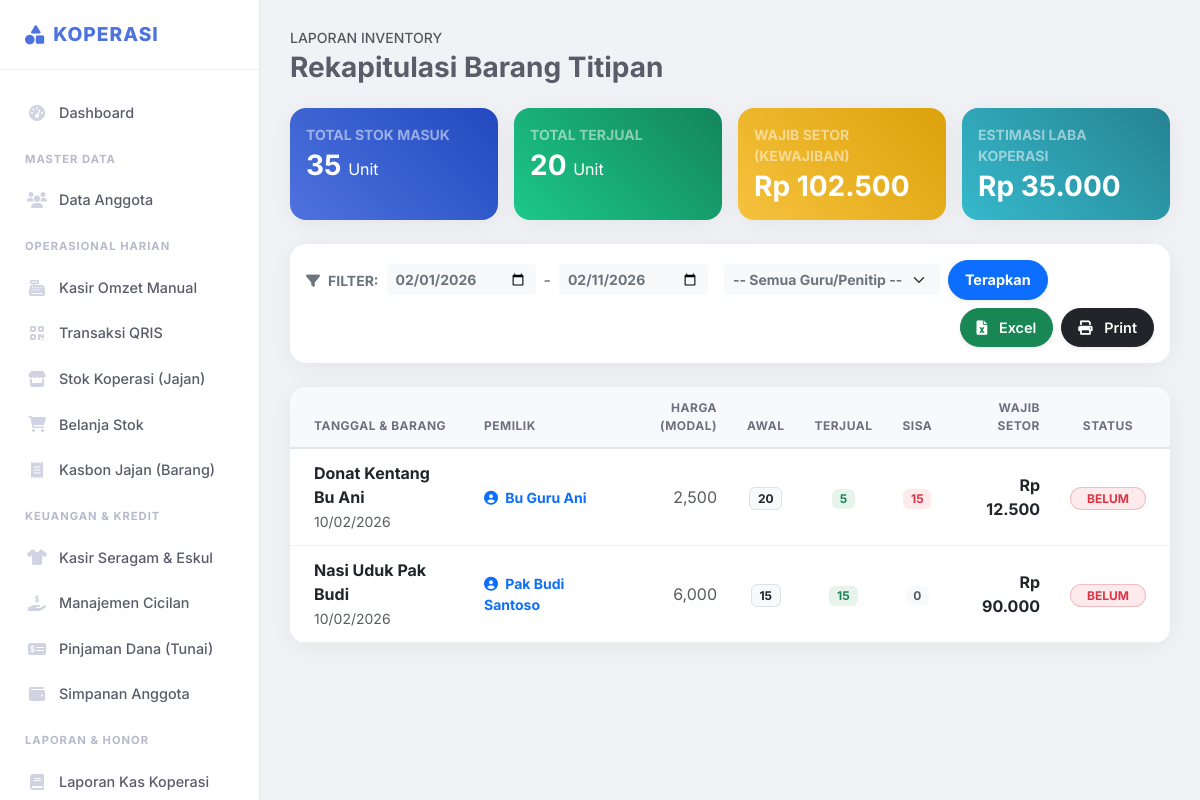
The page /titipan/laporan_titipan (signed in) on the database as committed earlier.
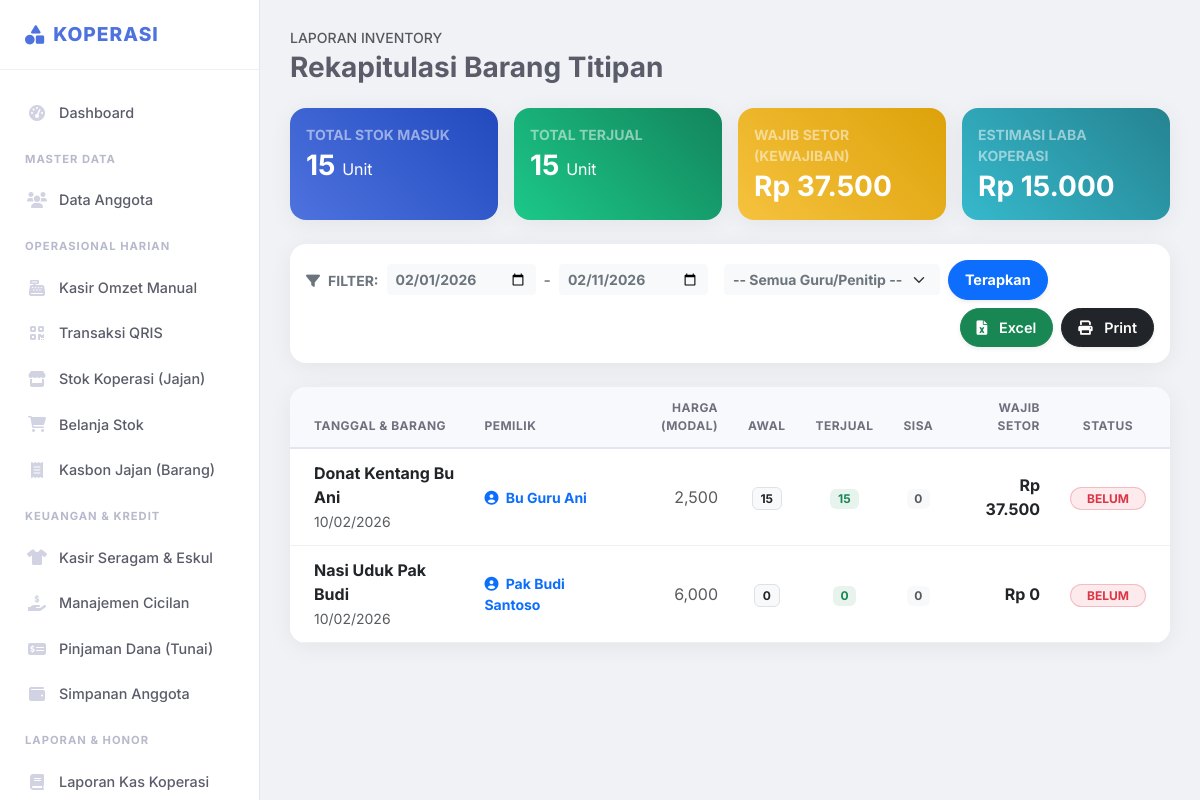
The same page on the database as committed later.
### tables this page shows
CREATE TABLE `titipan` (
  `id` int(11) NOT NULL,
  `anggota_id` int(11) NOT NULL,
  `nama_barang` varchar(100) NOT NULL,
  `tanggal_titip` date NOT NULL,
  `stok_awal` int(11) NOT NULL,
  `stok_terjual` int(11) DEFAULT 0,
  `harga_modal` decimal(15,2) NOT NULL,
  `harga_jual` decimal(15,2) NOT NULL,
  `status_bayar` enum('belum','lunas') DEFAULT 'belum',
  `created_at` timestamp NOT NULL DEFAULT current_timestamp()
);

CREATE TABLE `anggota` (
  `id` int(11) NOT NULL,
  `nama_lengkap` varchar(100) NOT NULL,
  `username` varchar(50) NOT NULL,
  `password` varchar(255) NOT NULL,
  `role` enum('admin','pengurus','staff','guru') NOT NULL DEFAULT 'guru',
  `no_hp` varchar(20) DEFAULT NULL,
  `status_aktif` tinyint(1) DEFAULT 1,
  `created_at` timestamp NOT NULL DEFAULT current_timestamp()
);

### config/functions.php (called while the page is built, shortened)
<?php
function formatRp($angka){
    return "Rp " . number_format($angka, 0, ',', '.');
}
?>

### pages/titipan/laporan_titipan.php (the view, shortened to what the changed rows need)
<?php
$tgl_awal = isset($_GET['tgl_awal']) ? $_GET['tgl_awal'] : date('Y-m-01');
$tgl_akhir = isset($_GET['tgl_akhir']) ? $_GET['tgl_akhir'] : date('Y-m-d');
$guru_id  = isset($_GET['guru_id']) ? $_GET['guru_id'] : '';
$sql = "SELECT t.*, a.nama_lengkap
        FROM titipan t
        JOIN anggota a ON t.anggota_id = a.id
        WHERE (t.tanggal_titip BETWEEN ? AND ?)";
$params = [$tgl_awal, $tgl_akhir];
$sql .= " ORDER BY a.nama_lengkap ASC, t.tanggal_titip DESC";
$stmt = $pdo->prepare($sql);
$stmt->execute($params);
$data_titipan = $stmt->fetchAll();
$total_stok_awal = 0;
$total_terjual = 0;
$total_kewajiban = 0;
$estimasi_laba = 0;
foreach($data_titipan as $d){
    $total_stok_awal += $d['stok_awal'];
    $total_terjual += $d['stok_terjual'];
    $total_kewajiban += ($d['stok_terjual'] * $d['harga_modal']);
    $laba_per_unit = $d['harga_jual'] - $d['harga_modal'];
    $estimasi_laba += ($laba_per_unit * $d['stok_terjual']);
}
?>
<div class="d-flex justify-content-between align-items-center mb-4">
    <div>
        <h6 class="text-muted text-uppercase small ls-1 mb-1">Laporan Inventory</h6>
        <h2 class="h3 fw-bold mb-0 text-gray-800">Rekapitulasi Barang Titipan</h2>
    </div>
</div>
<div class="row g-3 mb-4">
    <div class="col-xl-3 col-md-6">
        <div class="card card-modern bg-gradient-primary text-white h-100">
            <div class="card-body">
                <div class="text-white-50 small text-uppercase fw-bold mb-1">Total Stok Masuk</div>
                <div class="h3 mb-0 fw-bold"><?= number_format($total_stok_awal) ?> <span class="fs-6 fw-normal">Unit</span></div>
            </div>
        </div>
    </div>
    <div class="col-xl-3 col-md-6">
        <div class="card card-modern bg-gradient-success text-white h-100">
            <div class="card-body">
                <div class="text-white-50 small text-uppercase fw-bold mb-1">Total Terjual</div>
                <div class="h3 mb-0 fw-bold"><?= number_format($total_terjual) ?> <span class="fs-6 fw-normal">Unit</span></div>
            </div>
        </div>
    </div>
    <div class="col-xl-3 col-md-6">
        <div class="card card-modern bg-gradient-warning text-white h-100">
            <div class="card-body">
                <div class="text-white-50 small text-uppercase fw-bold mb-1">Wajib Setor (Kewajiban)</div>
                <div class="h3 mb-0 fw-bold"><?= formatRp($total_kewajiban) ?></div>
            </div>
        </div>
    </div>
    <div class="col-xl-3 col-md-6">
        <div class="card card-modern bg-gradient-info text-white h-100">
            <div class="card-body">
                <div class="text-white-50 small text-uppercase fw-bold mb-1">Estimasi Laba Koperasi</div>
                <div class="h3 mb-0 fw-bold"><?= formatRp($estimasi_laba) ?></div>
            </div>
        </div>
    </div>
</div>
<div class="card card-modern mb-4">
    <div class="card-body py-3">
        <form class="row g-2 align-items-center" method="GET">
            <div class="col-auto">
                <span class="fw-bold text-secondary small text-uppercase"><i class="fas fa-filter me-2"></i>Filter:</span>
            </div>
            <div class="col-auto">
                <input type="date" name="tgl_awal" class="form-control form-control-sm border-light bg-light fw-bold text-secondary" value="<?= $tgl_awal ?>">
            </div>
            <div class="col-auto text-muted">-</div>
            <div class="col-auto">
                <input type="date" name="tgl_akhir" class="form-control form-control-sm border-light bg-light fw-bold text-secondary" value="<?= $tgl_akhir ?>">
            </div>
            <div class="col-auto ms-2">
                <select name="guru_id" class="form-select form-select-sm border-light bg-light fw-bold text-secondary" style="min-width: 200px;">
                    <option value="">-- Semua Guru/Penitip --</option>
                </select>
            </div>
            <div class="col-auto">
                <button type="submit" class="btn btn-sm btn-primary rounded-pill px-3 fw-bold shadow-sm">Terapkan</button>
            </div>
            <div class="col-auto ms-auto d-flex gap-2">
                <a href="process/export_laporan_titipan.php?tgl_awal=<?= $tgl_awal ?>&tgl_akhir=<?= $tgl_akhir ?>&guru_id=<?= $guru_id ?>" target="_blank" class="btn btn-sm btn-success rounded-pill px-3 shadow-sm">
                    <i class="fas fa-file-excel me-2"></i> Excel
                </a>
                <a href="pages/titipan/cetak_laporan_titipan.php?tgl_awal=<?= $tgl_awal ?>&tgl_akhir=<?= $tgl_akhir ?>&guru_id=<?= $guru_id ?>" target="_blank" class="btn btn-sm btn-dark rounded-pill px-3 shadow-sm">
                    <i class="fas fa-print me-2"></i> Print
                </a>
            </div>
        </form>
    </div>
</div>
<div class="card card-modern">
    <div class="table-responsive">
        <table class="table table-modern table-hover mb-0">
            <thead>
                <tr>
                    <th class="ps-4">Tanggal & Barang</th>
                    <th>Pemilik</th>
                    <th class="text-end">Harga (Modal)</th>
                    <th class="text-center">Awal</th>
                    <th class="text-center">Terjual</th>
                    <th class="text-center">Sisa</th>
                    <th class="text-end">Wajib Setor</th>
                    <th class="text-center pe-4">Status</th>
                </tr>
            </thead>
            <tbody>
                <?php endif;
                foreach($data_titipan as $row):
                    $sisa = $row['stok_awal'] - $row['stok_terjual'];
                    $wajib_setor = $row['stok_terjual'] * $row['harga_modal'];
                    $status_badge = ($row['status_bayar'] == 'lunas')
                        ? '<span class="badge bg-success bg-opacity-10 text-success border border-success border-opacity-25 rounded-pill px-3">LUNAS</span>'
                        : '<span class="badge bg-danger bg-opacity-10 text-danger border border-danger border-opacity-25 rounded-pill px-3">BELUM</span>';
                ?>
                <tr>
                    <td class="ps-4">
                        <div class="fw-bold text-dark"><?= htmlspecialchars($row['nama_barang']) ?></div>
                        <small class="text-muted"><?= date('d/m/Y', strtotime($row['tanggal_titip'])) ?></small>
                    </td>
                    <td>
                        <div class="small fw-bold text-primary"><i class="fas fa-user-circle me-1"></i> <?= htmlspecialchars($row['nama_lengkap']) ?></div>
                    </td>
                    <td class="text-end text-muted">
                        <?= number_format($row['harga_modal']) ?>
                    </td>
                    <td class="text-center">
                        <span class="badge bg-light text-dark border"><?= $row['stok_awal'] ?></span>
                    </td>
                    <td class="text-center">
                        <span class="badge bg-success bg-opacity-10 text-success fw-bold"><?= $row['stok_terjual'] ?></span>
                    </td>
                    <td class="text-center">
                        <span class="badge <?= $sisa > 0 ? 'bg-danger bg-opacity-10 text-danger' : 'bg-light text-muted' ?>">
                            <?= $sisa ?>
                        </span>
                    </td>
                    <td class="text-end fw-bold text-dark">
                        <?= formatRp($wajib_setor) ?>
                    </td>
                    <td class="text-center pe-4">
                        <?= $status_badge ?>
                    </td>
                </tr>
                <?php endforeach; ?>
            </tbody>
        </table>
    </div>
</div>

Rows that differ between the two databases and show on the page:
changed titipan "Donat Kentang Bu Ani": stok_awal "20" → "15"; stok_terjual "5" → "15"; sisa "15" → "0"; formatRp($wajib_setor) "Rp 12.500" → "Rp 37.500"
changed titipan "Nasi Uduk Pak Budi": stok_awal "15" → "0"; stok_terjual "15" → "0"; formatRp($wajib_setor) "Rp 90.000" → "Rp 0"
Other text that changed with them:
$total_stok_awal: "35" → "15"
$total_terjual: "20" → "15"
formatRp($total_kewajiban): "Rp 102.500" → "Rp 37.500"
formatRp($estimasi_laba): "Rp 35.000" → "Rp 15.000"
